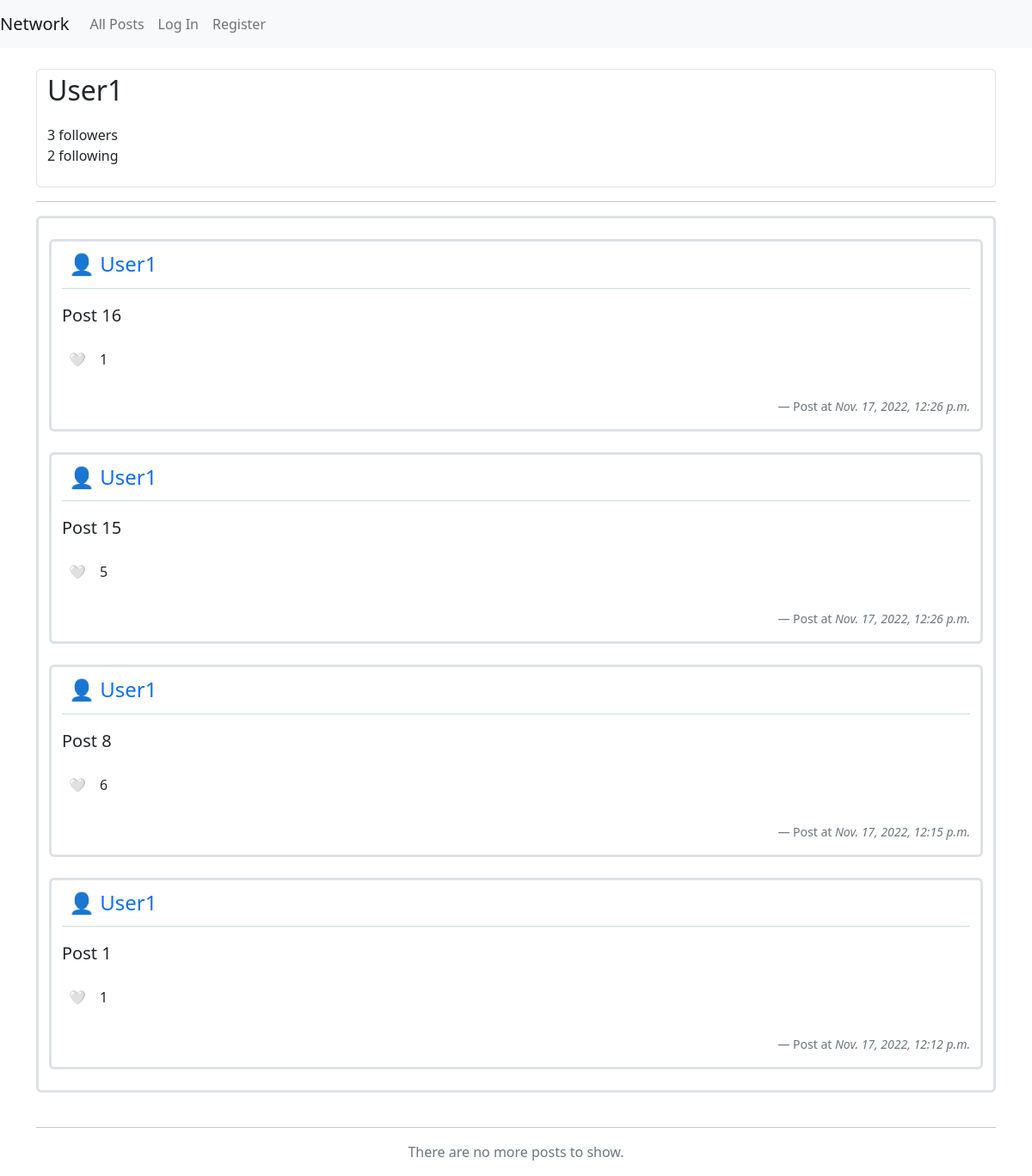
Page /user_profile/4 on the committed database.
### network/models.py (models this page shows, shortened)
class User(AbstractUser):
    pass

class Posts(models.Model):
    user = models.ForeignKey(
        User, on_delete=models.CASCADE, related_name="poster")
    content = models.CharField(max_length=128)
    created_time = models.DateTimeField(auto_now_add=True)
    liker = models.ManyToManyField(User, blank=True, related_name="liked_post")

### network/views.py (the view)
# urls.py: path("user_profile/<int:user_id>", views.user_profile, name="user_profile"),
def user_profile(request, user_id):
    user_profile = User.objects.get(pk=user_id)
    try:
        UserFollowing.objects.get(
            follower=request.user,
            target=user_profile
        )
        is_following = True
    except:
        is_following = False
    posts = Posts.objects.filter(user=user_profile).order_by("-created_time")
    paginator = Paginator(posts, 10)
    page_number = request.GET.get("page")
    page_obj = paginator.get_page(page_number)
    return render(request, "network/user_profile.html", {
        "user_profile": user_profile,
        "page_obj": page_obj,
        "following_count": UserFollowing.objects.filter(follower=user_profile).count(),
        "followers_count": UserFollowing.objects.filter(target=user_profile).count(),
        "is_following": is_following
    })

### network/templates/network/user_profile.html (shortened to what this page needs)
{% extends "network/layout.html" %}
{% block body %}
    <br>
    <div class="container-lg border rounded">
        <p class="fs-2">
            {{ user_profile.username }}
        </p>
        <div>
            <div>{{ followers_count }} followers</div>
            <div>{{ following_count }} following</div>
            <br>
        </div>
    </div>
    <hr>
        <div class="container-lg border border-3 rounded">
            <br>
            {% for post in page_obj.object_list %}
            <div class="container-lg border border-3 rounded">
                <div class="d-flex">
                    <div class="p-2 flex-grow-1 fs-4">
                        <a href="{% url 'user_profile' post.user.id %}" id="poster">
                            👤 {{ post.user }}
                        </a>
                    </div>
                    <div class="p-2 align-self-end">
                    </div>
                </div>
                <div class="text-success">
                    <hr style="margin-top:0.1em">
                </div>
                <div id="post-content_{{ post.id }}">
                    <p id="contentArea_{{ post.id }}" class="fs-5">
                        {{ post.content }}
                    </p>
                </div>
                <div>
                    <div class="d-flex mb-3">
                        <div class="p-2 like-area" id="like-area_{{ post.id }}">
                            {% if user in post.liker.all %}
                            <div id="unlike_{{ post.id }}" class="unlike" data-id="{{ post.id }}">❤️</div>
                            {% else %}
                            <div id="like_{{ post.id }}" class="like" data-id="{{ post.id }}">🤍</div>
                            {% endif %}
                        </div>
                        <div class="p-2" id="like-count_{{ post.id }}">{{ post.liker.all|length }}</div>
                    </div>
                    <br>
                    <footer class="blockquote-footer" style="text-align:right">Post at <cite title="Source Title">{{ post.created_time }}</cite></footer>
                </div>
            </div>
            <br>
            {% endfor %}
        </div>
        <br><hr>
    <div class="container">
        <div class="row">
            <div class="col">
            </div>
            <div class="col-6">
                {% if not page_obj.has_next %}
                <p class="text-muted text-center">
                    There are no more posts to show.
                </p>
                {% endif %}
            </div>
            <div class="col">
            </div>
        </div>
    </div>
{% endblock %}

### network/static/network/styles.css (style rules this page uses)
#poster, .edit { text-decoration: none; }

### rows in the picture
User: username "User1"
Posts: user "User1", content "Post 16", liker.all|length "1", created_time "Nov. 17, 2022, 12:26 p.m."
Posts: user "User1", content "Post 15", liker.all|length "5", created_time "Nov. 17, 2022, 12:26 p.m."
Posts: user "User1", content "Post 8", liker.all|length "6", created_time "Nov. 17, 2022, 12:15 p.m."
Posts: user "User1", content "Post 1", liker.all|length "1", created_time "Nov. 17, 2022, 12:12 p.m."

### other values in the picture
{{ followers_count }} "3"
{{ following_count }} "2"
